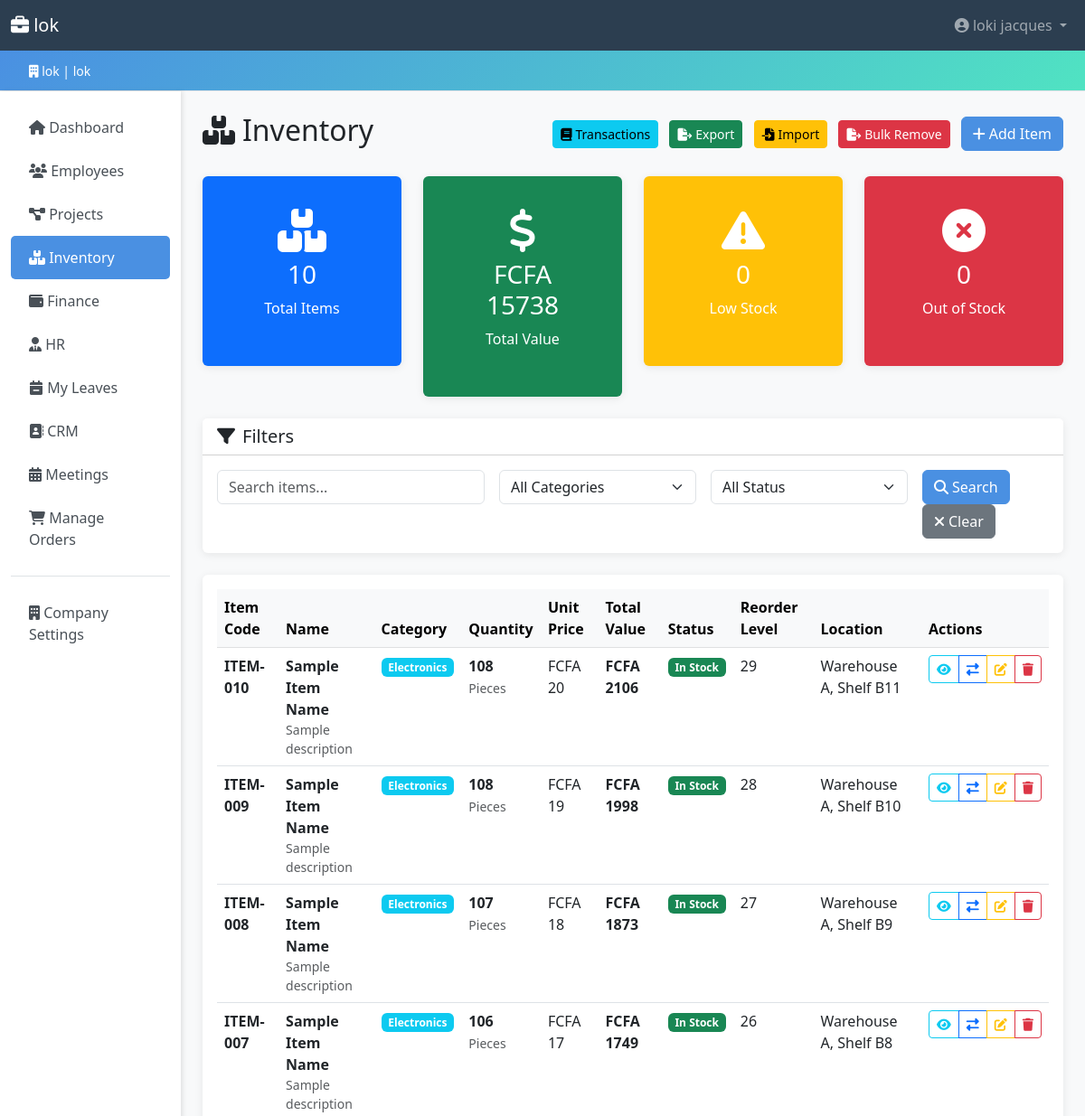
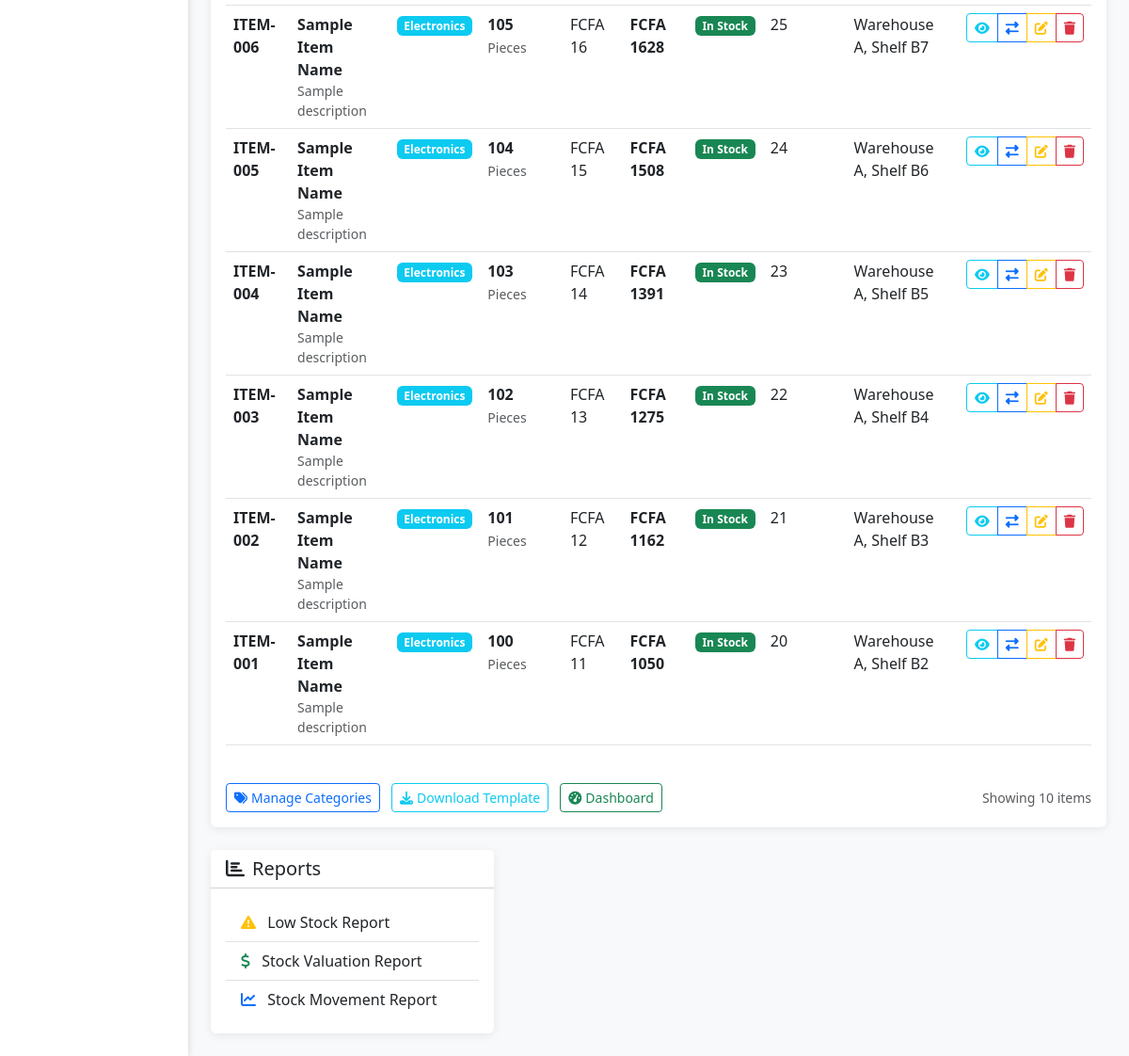
Before: /inventory/ (signed in) with the older database file (2 pictures, top to bottom).
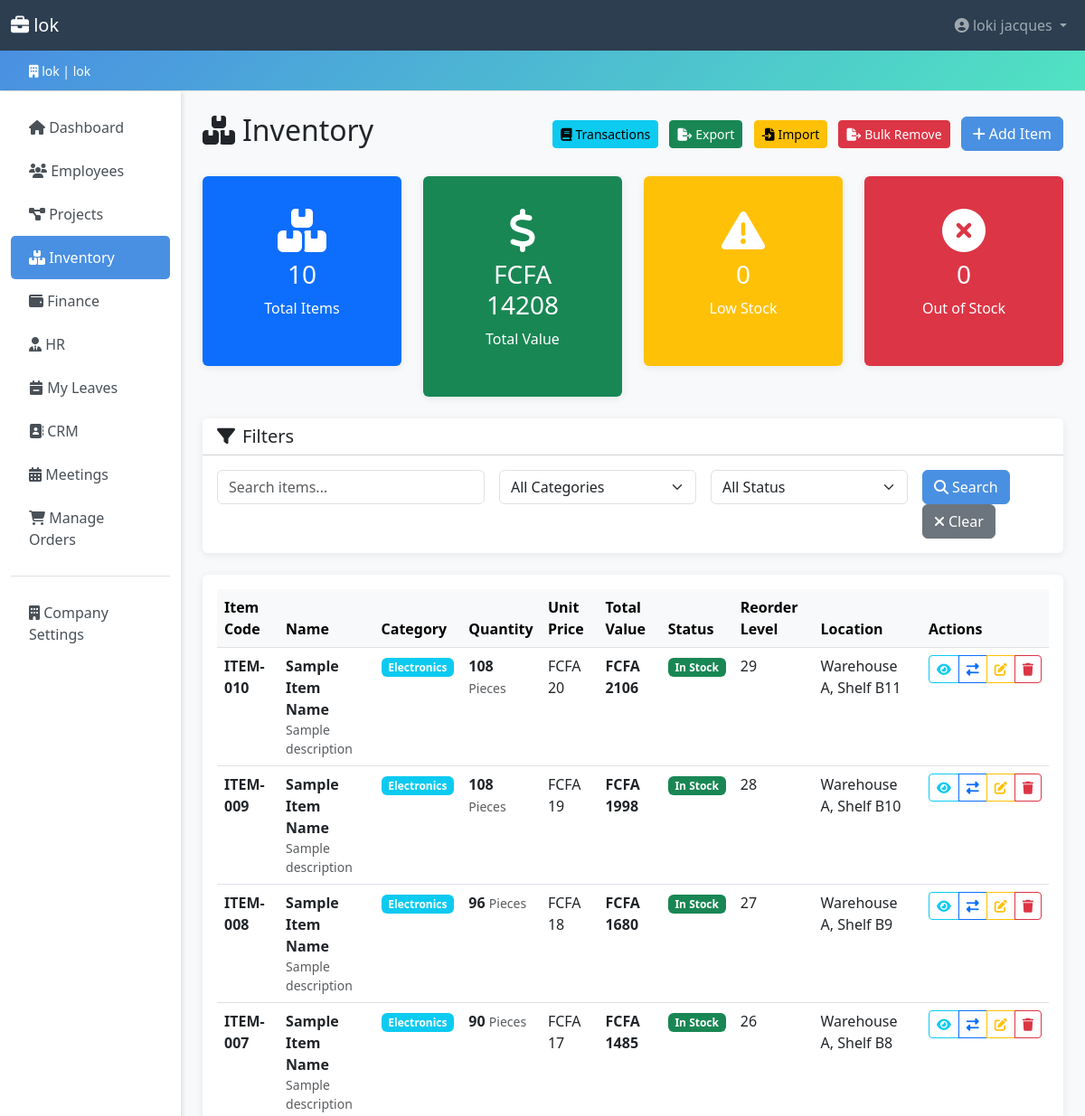
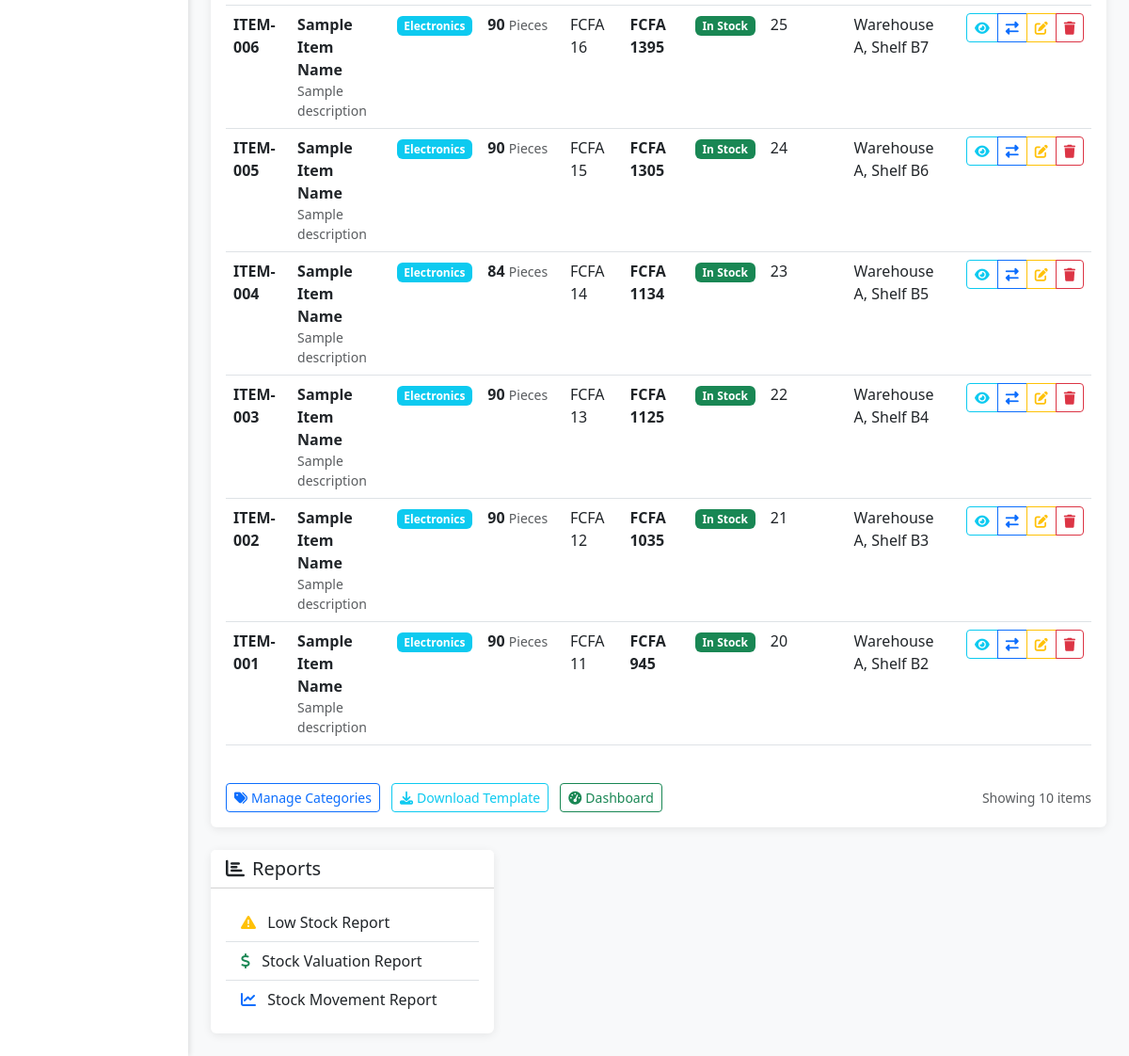
After: the same page with the newer database file (2 pictures, top to bottom).
### inventory/models.py (models this page shows, shortened)
class Stock(models.Model):
    UNIT_CHOICES = [
        ('pcs', 'Pieces'),
        ('kg', 'Kilograms'),
        ('ltr', 'Liters'),
        ('box', 'Boxes'),
        ('set', 'Sets'),
    ]
    company = models.ForeignKey('accounts.Company', on_delete=models.CASCADE, related_name='stocks')
    item_code = models.CharField(max_length=50)
    name = models.CharField(max_length=200)
    category = models.ForeignKey(StockCategory, on_delete=models.SET_NULL, null=True, related_name='items')
    description = models.TextField(blank=True)
    quantity = models.IntegerField(validators=[MinValueValidator(0)])
    unit = models.CharField(max_length=10, choices=UNIT_CHOICES, default='pcs')
    cost_price = models.DecimalField(max_digits=10, decimal_places=2, validators=[MinValueValidator(0)], help_text='Cost price for inventory')
    selling_price = models.DecimalField(max_digits=10, decimal_places=2, validators=[MinValueValidator(0)], help_text='Selling price for marketplace')
    reorder_level = models.IntegerField(validators=[MinValueValidator(0)])
    supplier_name = models.CharField(max_length=200)
    supplier_contact = models.CharField(max_length=100, blank=True)
    location = models.CharField(max_length=200, blank=True)
    is_marketplace_visible = models.BooleanField(default=True, help_text='Show this item on the marketplace')
    last_restocked = models.DateField(null=True, blank=True)
    created_by = models.ForeignKey(settings.AUTH_USER_MODEL, on_delete=models.SET_NULL, null=True)
    created_at = models.DateTimeField(auto_now_add=True)
    updated_at = models.DateTimeField(auto_now=True)
    image = models.ImageField(upload_to='products/%Y/%m/', blank=True, null=True)
    class Meta:
        unique_together = ['company', 'item_code']
        ordering = ['-created_at']
    @property
    def total_value(self):
        return self.quantity * self.cost_price
    @property
    def needs_reorder(self):
        return self.quantity <= self.reorder_level

class StockCategory(models.Model):
    company = models.ForeignKey('accounts.Company', on_delete=models.CASCADE, related_name='stock_categories')
    name = models.CharField(max_length=100)
    description = models.TextField(blank=True)
    class Meta:
        unique_together = ['company', 'name']
        ordering = ['name']
        verbose_name_plural = 'Stock Categories'

### inventory/views.py (the view, shortened to what this page needs)
# urls.py: path('', views.stock_list, name='stock_list'),
@role_required(*INVENTORY_VIEW_ROLES)
def stock_list(request):
    company = request.user.company
    stocks = Stock.objects.filter(company=company).select_related(
        'category', 'created_by'
    ).order_by('-created_at')
    query = request.GET.get('q', '').strip()
    category_id = request.GET.get('category', '')
    if category_id:
        stocks = stocks.filter(category_id=category_id)
    status = request.GET.get('status', '')
    if status == 'low':
        stocks = stocks.filter(quantity__lte=F('reorder_level'))
    elif status == 'out':
        stocks = stocks.filter(quantity=0)
    elif status == 'in_stock':
        stocks = stocks.filter(quantity__gt=F('reorder_level'))
    categories = StockCategory.objects.filter(company=company).order_by('name')
    total_items = stocks.count()
    total_value = sum(stock.total_value for stock in stocks)
    low_stock_items = stocks.filter(quantity__lte=F('reorder_level')).count()
    out_of_stock_items = stocks.filter(quantity=0).count()
    context = {
        'stocks': stocks,
        'categories': categories,
        'query': query,
        'selected_category': category_id,
        'selected_status': status,
        'total_items': total_items,
        'total_value': total_value,
        'low_stock_items': low_stock_items,
        'out_of_stock_items': out_of_stock_items,
    }
    return render(request, 'inventory/stock_list.html', context)

### accounts/context_processors.py (called while the page is built)
def company_context(request: HttpRequest) -> dict:
    company = None
    is_company_admin = False
    user_role = ''
    user = getattr(request, 'user', None)
    if user and user.is_authenticated:
        company = user.company
        is_company_admin = user.is_company_admin
        user_role = user.role
    return {
        'company': company,
        'is_company_admin': is_company_admin,
        'user_role': user_role,
    }

### accounts/models.py (called while the page is built)
    def get_full_name(self) -> str:
        return f'{self.first_name} {self.last_name}'.strip() or self.email

### accounts/permissions.py (called while the page is built, shortened)
def role_required(*allowed_roles, redirect_url: str = 'core:dashboard'):
    flattened = []
    for role in allowed_roles:
        if isinstance(role, (list, tuple)):
            flattened.extend(role)
        else:
            flattened.append(role)
    roles = set(flattened)
    def decorator(view_func):
        @wraps(view_func)
        @login_required
        def wrapper(request, *args, **kwargs):
            if request.user.is_superuser or request.user.role in roles:
                return view_func(request, *args, **kwargs)
        return wrapper
    return decorator

### templates/inventory/stock_list.html (shortened to what the changed rows need)
{% extends 'base.html' %}
{% block content %}
<div class="d-flex justify-content-between align-items-center mb-4">
    <h2><i class="fas fa-boxes me-2"></i>Inventory</h2>
</div>
<div class="row mb-4">
    <div class="col-md-3">
        <div class="card stat-card bg-success text-white">
            <div class="card-body text-center">
                <i class="fas fa-dollar-sign fa-2x mb-2"></i>
                <h3>FCFA {{ total_value|floatformat:0 }}</h3>
                <p>Total Value</p>
            </div>
        </div>
    </div>
</div>
<div class="card">
    <div class="card-body">
        <div class="table-responsive">
            <table class="table table-hover">
                <thead class="table-light">
                    <tr>
                        <th>Item Code</th>
                        <th>Name</th>
                        <th>Category</th>
                        <th>Quantity</th>
                        <th>Unit Price</th>
                        <th>Total Value</th>
                        <th>Status</th>
                        <th>Reorder Level</th>
                        <th>Location</th>
                        <th>Actions</th>
                    </tr>
                </thead>
                <tbody>
                    {% for stock in stocks %}
                    <tr class="{% if stock.needs_reorder %}table-warning{% endif %}">
                        <td>
                            <strong>{{ stock.item_code }}</strong>
                        </td>
                        <td>
                            <strong>{{ stock.name }}</strong>
                            {% if stock.description %}
                            <div class="text-muted small">{{ stock.description|truncatechars:50 }}</div>
                            {% endif %}
                        </td>
                        <td>
                            {% if stock.category %}
                            <span class="badge bg-info">{{ stock.category.name }}</span>
                            {% else %}
                            <span class="text-muted">—</span>
                            {% endif %}
                        </td>
                        <td>
                            <span class="fw-bold">{{ stock.quantity }}</span>
                            <small class="text-muted">{{ stock.get_unit_display }}</small>
                        </td>
                        <td>FCFA {{ stock.cost_price|floatformat:0 }}</td>
                        <td>
                            <strong>FCFA {{ stock.total_value|floatformat:0 }}</strong>
                        </td>
                        <td>
                            {% if stock.needs_reorder %}
                            <span class="badge bg-danger">Low Stock</span>
                            {% elif stock.quantity == 0 %}
                            <span class="badge bg-secondary">Out of Stock</span>
                            {% else %}
                            <span class="badge bg-success">In Stock</span>
                            {% endif %}
                        </td>
                        <td>{{ stock.reorder_level }}</td>
                        <td>{{ stock.location|default:"—" }}</td>
                        <td>
                            <div class="btn-group btn-group-sm" role="group">
                                <a href="{% url 'inventory:stock_detail' stock.pk %}"
                                   class="btn btn-outline-info" title="View">
                                    <i class="fas fa-eye"></i>
                                </a>
                                <a href="{% url 'inventory:stock_transaction' stock.pk %}"
                                   class="btn btn-outline-primary" title="Transaction">
                                    <i class="fas fa-exchange-alt"></i>
                                </a>
                                <a href="{% url 'inventory:stock_edit' stock.pk %}"
                                   class="btn btn-outline-warning" title="Edit">
                                    <i class="fas fa-edit"></i>
                                </a>
                                <a href="{% url 'inventory:stock_delete' stock.pk %}"
                                   class="btn btn-outline-danger" title="Delete">
                                    <i class="fas fa-trash"></i>
                                </a>
                            </div>
                        </td>
                    </tr>
                    {% endfor %}
                </tbody>
            </table>
        </div>
    </div>
</div>
{% endblock %}

Changed rows visible on the page:
changed Stock "ITEM-008": quantity "107" → "96"; total_value "1873" → "1680"
changed Stock "ITEM-007": quantity "106" → "90"; total_value "1749" → "1485"
changed Stock "ITEM-006": quantity "105" → "90"; total_value "1628" → "1395"
changed Stock "ITEM-005": quantity "104" → "90"; total_value "1508" → "1305"
changed Stock "ITEM-004": quantity "103" → "84"; total_value "1391" → "1134"
changed Stock "ITEM-003": quantity "102" → "90"; total_value "1275" → "1125"
changed Stock "ITEM-002": quantity "101" → "90"; total_value "1162" → "1035"
changed Stock "ITEM-001": quantity "100" → "90"; total_value "1050" → "945"
Other visible differences:
{{ total_value|floatformat:0 }}: "15738" → "14208"
